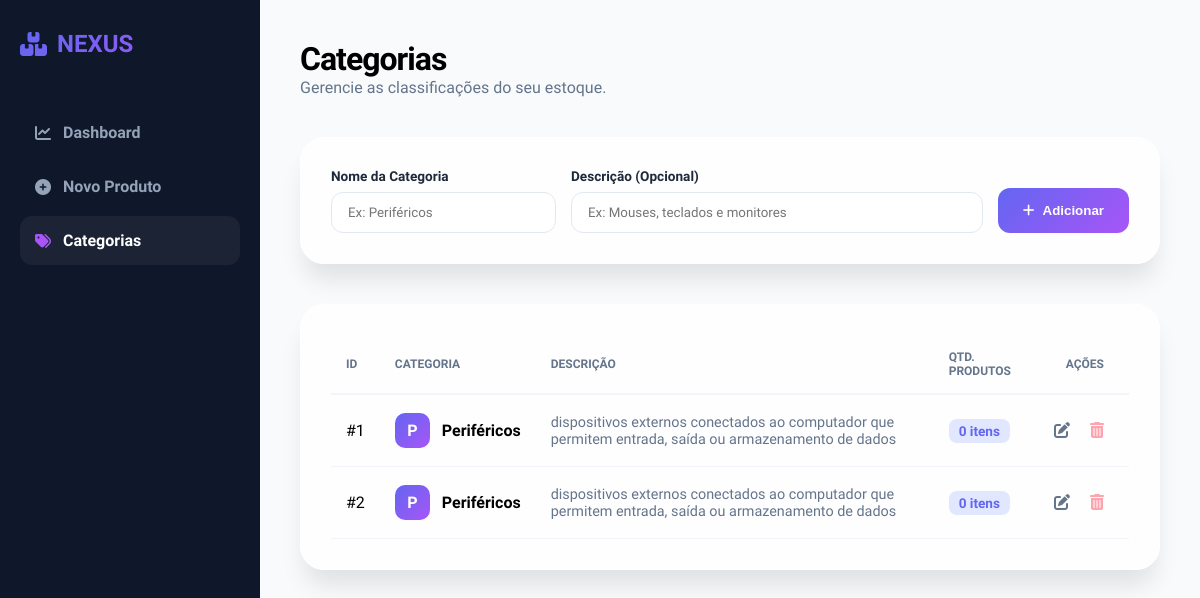
Screenshot of /categorias with the database file from the repository.
### models.py (models this page shows, shortened)
class Categoria(Base):
    __tablename__ = "categorias"
    id = Column(Integer, primary_key=True)
    nome = Column(String(100), nullable=False)
    descricao = Column(String(200), nullable=True)
    produtos = relationship("Produto", back_populates="categoria")

### main.py (the view)
@app.get("/categorias")
def exibir_categorias(request: Request, db: Session = Depends(get_db)):
    lista_categorias = db.query(Categoria).all()
    return templates.TemplateResponse(request, "categorias.html", {"request": request, "categorias": lista_categorias})

### templates/categorias.html (shortened to what this page needs)
<!DOCTYPE html>
<html lang="pt-br">
<head>
    <link rel="stylesheet" href="https://cdnjs.cloudflare.com/ajax/libs/font-awesome/6.4.0/css/all.min.css">
</head>
<body>
    <nav>
        <div class="nav-brand"><i class="fas fa-boxes-stacked"></i> <span>NEXUS</span></div>
        <a href="/" class="nav-link"><i class="fas fa-chart-line"></i> <span>Dashboard</span></a>
        <a href="/produtos/cadastro" class="nav-link"><i class="fas fa-plus-circle"></i> <span>Novo Produto</span></a>
        <a href="/categorias" class="nav-link active"><i class="fas fa-tags"></i> <span>Categorias</span></a>
    </nav>
    <main>
        <div class="header-flex">
            <div class="header-title">
                <h1>Categorias</h1>
                <p>Gerencie as classificações do seu estoque.</p>
            </div>
        </div>
        <section class="add-card">
            <form action="/categorias/salvar" method="POST" class="form-row">
                <div class="input-group">
                    <label>Nome da Categoria</label>
                    <input type="text" name="nome" class="input-control" placeholder="Ex: Periféricos" required>
                </div>
                <div class="input-group">
                    <label>Descrição (Opcional)</label>
                    <input type="text" name="descricao" class="input-control" placeholder="Ex: Mouses, teclados e monitores">
                </div>
                <button type="submit" class="btn-add-cat">
                    <i class="fas fa-plus"></i> Adicionar
                </button>
            </form>
        </section>
<section class="content-card">
    <table>
        <thead>
            <tr>
                <th>ID</th>
                <th>Categoria</th>
                <th>Descrição</th>
                <th>Qtd. Produtos</th>
                <th style="text-align: right; padding-right: 25px;">Ações</th>
            </tr>
        </thead>
        <tbody>
            {% for cat in categorias %}
            <tr>
                <td>#{{ cat.id }}</td>
                <td>
                    <div style="display: flex; align-items: center; gap: 12px;">
                        <div class="cat-icon" style="background: var(--primary-gradient); color: white;">
                            {{ cat.nome[0] | upper }}
                        </div>
                        <strong>{{ cat.nome }}</strong>
                    </div>
                </td>
                <td style="color: var(--text-gray); font-size: 0.9rem;">
                    {{ cat.descricao if cat.descricao else '---' }}
                </td>
                <td>
                    <span style="font-weight: 700; color: #6366f1; background: #e0e7ff; padding: 4px 10px; border-radius: 8px; font-size: 0.85rem;">
                        {{ cat.produtos|length }} itens
                    </span>
                </td>
                <td>
                    <div style="display: flex; gap: 20px; justify-content: flex-end; align-items: center; padding-right: 10px;">
                        <a href="/categorias/editar/{{ cat.id }}" style="color: var(--text-gray); text-decoration: none;">
                            <i class="fas fa-edit" title="Editar"></i>
                        </a>
                        <form action="/categorias/deletar/{{ cat.id }}" method="POST" style="display: inline;" onsubmit="return confirm('Tem certeza que deseja excluir esta categoria? Isso pode afetar os produtos vinculados.')">
                            <button type="submit" style="background: none; border: none; color: #fda4af; cursor: pointer; padding: 0; font-size: 1rem;">
                                <i class="fas fa-trash-alt" title="Excluir"></i>
                            </button>
                        </form>
                    </div>
                </td>
            </tr>
            {% endfor %}
        </tbody>
    </table>
</section>
</body>
</html>

### templates/categorias.html (style rules this page uses)
:root { --primary-gradient: linear-gradient(135deg, #6366f1 0%, #a855f7 100%); --sidebar-bg: #0f172a; --bg-light: #f8fafc; --glass-white: rgba(255, 255, 255, 0.8); --text-dark: #1e293b; --text-gray: #64748b; --shadow-lg: 0 20px 25px -5px rgba(0, 0, 0, 0.1); }
* { box-sizing: border-box; margin: 0; padding: 0; transition: all 0.3s ease; }
body { background-color: var(--bg-light); font-family: 'Plus Jakarta Sans', sans-serif; display: flex; min-height: 100vh; }
nav { width: 260px; background: var(--sidebar-bg); color: white; display: flex; flex-direction: column; padding: 30px 20px; position: fixed; height: 100vh; }
.nav-brand { font-weight: 800; font-size: 1.5rem; margin-bottom: 50px; display: flex; align-items: center; gap: 10px; background: var(--primary-gradient); -webkit-background-clip: text; -webkit-text-fill-color: transparent; }
.nav-link { padding: 15px; color: #94a3b8; text-decoration: none; border-radius: 12px; margin-bottom: 5px; display: flex; align-items: center; gap: 12px; font-weight: 600; }
.nav-link.active { background: rgba(255, 255, 255, 0.05); color: white; }
.nav-link.active i { color: #a855f7; }
main { margin-left: 260px; padding: 40px; width: calc(100% - 260px); }
.header-flex { display: flex; justify-content: space-between; align-items: flex-end; margin-bottom: 40px; }
.header-title h1 { font-size: 2rem; font-weight: 800; letter-spacing: -1px; }
.header-title p { color: var(--text-gray); }
.add-card { background: var(--glass-white); backdrop-filter: blur(10px); padding: 30px; border-radius: 24px; border: 1px solid white; box-shadow: var(--shadow-lg); margin-bottom: 40px; }
.form-row { display: grid; grid-template-columns: 1fr 2fr auto; gap: 15px; align-items: end; }
.input-group { display: flex; flex-direction: column; gap: 8px; }
.input-group label { font-weight: 700; font-size: 0.85rem; color: var(--text-dark); }
.input-control { padding: 12px 16px; border-radius: 12px; border: 1px solid #e2e8f0; outline: none; font-family: inherit; }
.btn-add-cat { background: var(--primary-gradient); color: white; padding: 12px 25px; border-radius: 12px; border: none; font-weight: 700; cursor: pointer; display: flex; align-items: center; gap: 8px; height: 45px; }
.content-card { background: var(--glass-white); backdrop-filter: blur(10px); border-radius: 24px; border: 1px solid white; box-shadow: var(--shadow-lg); padding: 30px; }
table { width: 100%; border-collapse: collapse; }
th { text-align: left; padding: 15px; color: var(--text-gray); font-size: 0.75rem; text-transform: uppercase; border-bottom: 2px solid #f1f5f9; }
td { padding: 18px 15px; border-bottom: 1px solid #f1f5f9; }
.cat-icon { width: 35px; height: 35px; border-radius: 10px; background: #f3e8ff; color: #7e22ce; display: flex; align-items: center; justify-content: center; font-weight: 800; }

### rows the page displays
Categoria: id "1", nome "P", nome "Periféricos", descricao "dispositivos externos conectados ao computador que permitem entrada, saída ou armazenamento de dados", produtos|length "0"
Categoria: id "2", nome "P", nome "Periféricos", descricao "dispositivos externos conectados ao computador que permitem entrada, saída ou armazenamento de dados", produtos|length "0"
